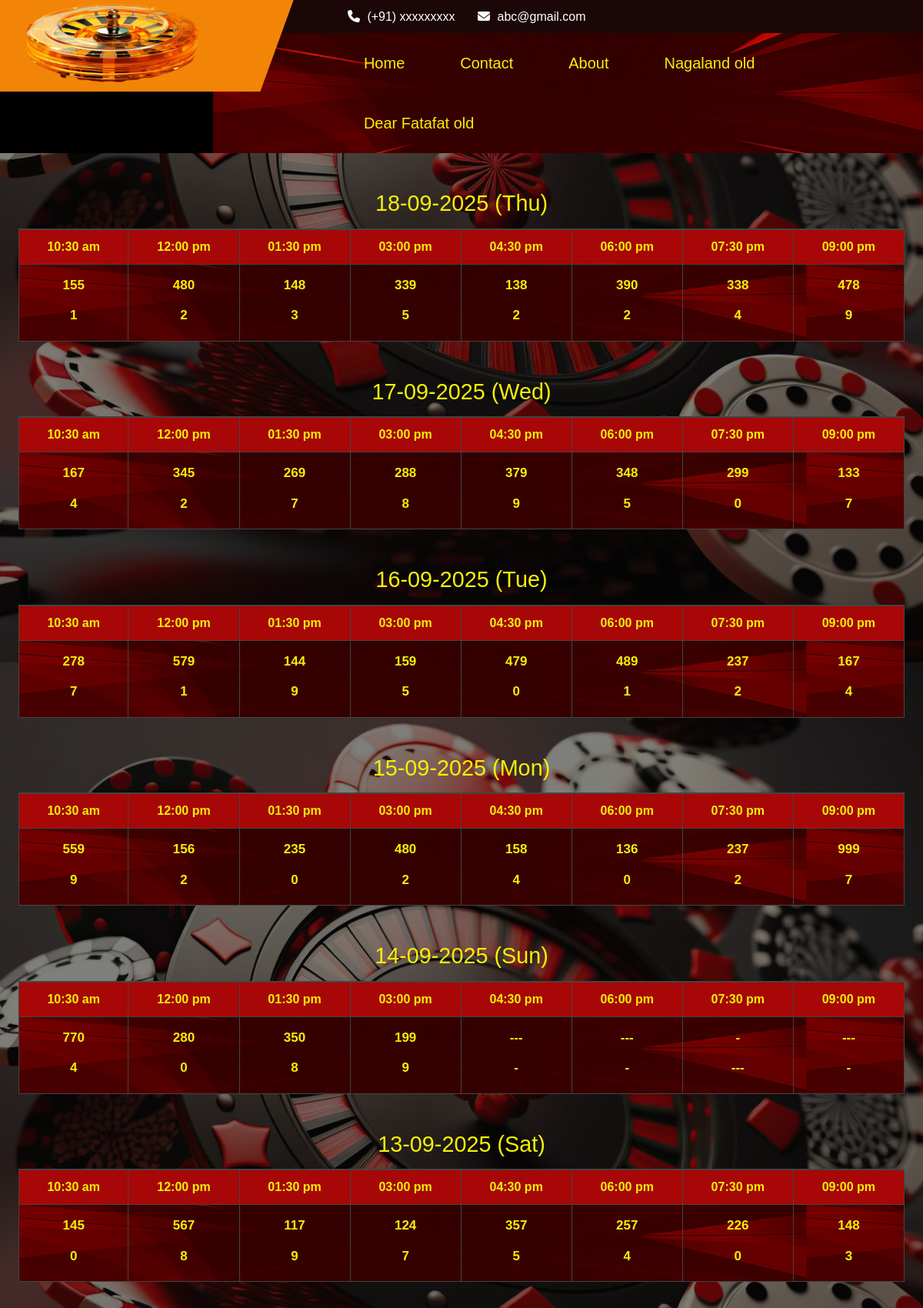
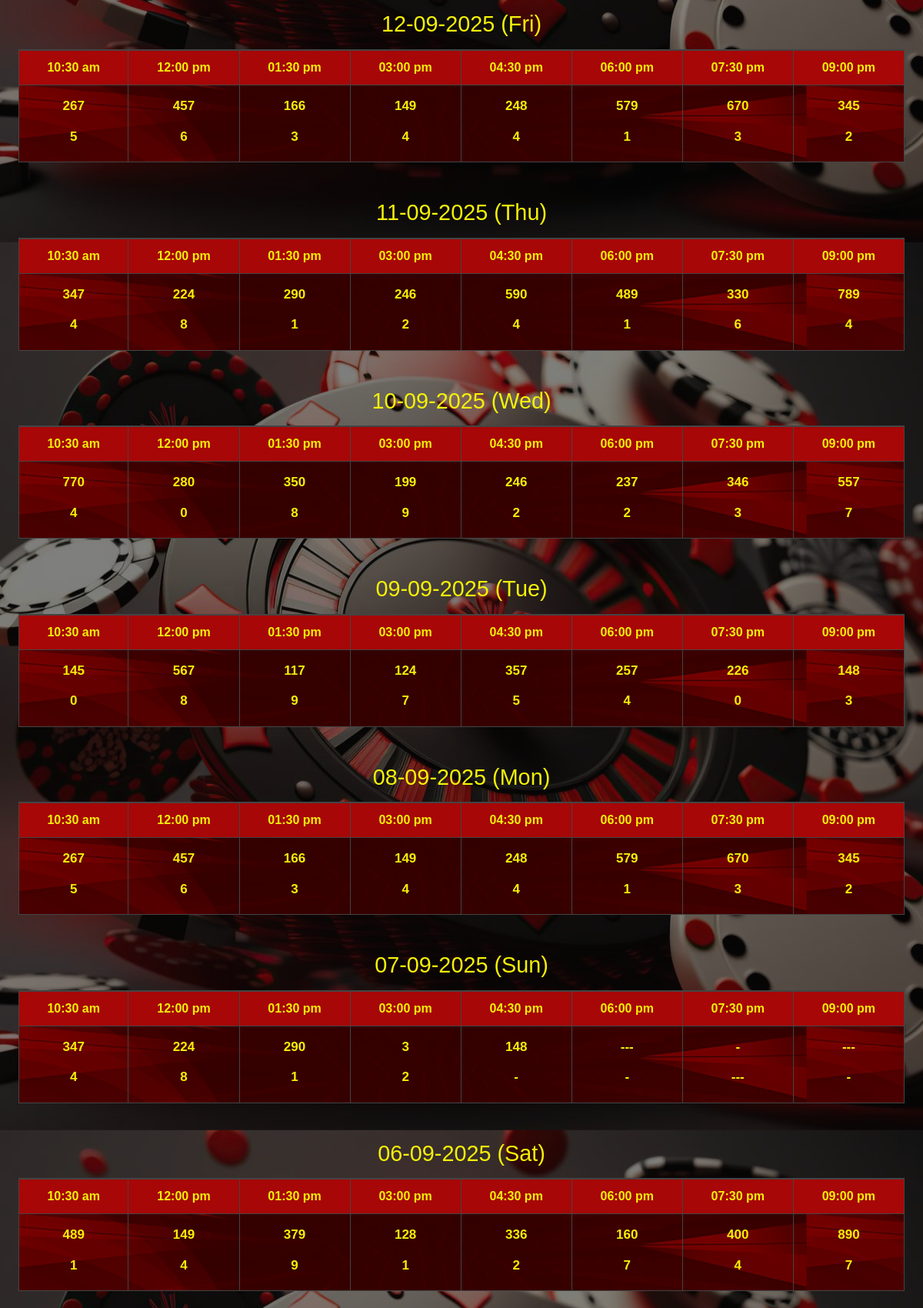
/old_fatafat (upper part), run on the app's committed database (2 pictures, top to bottom).
### app.py (models this page shows, shortened)
class Fatafat_Result(db.Model):
    __tablename__ = "fatafat"
    id = db.Column(db.Integer, primary_key=True)
    slot1_digit = db.Column(db.String(1), nullable=True)
    slot2_digit = db.Column(db.String(1), nullable=True)
    slot3_digit = db.Column(db.String(1), nullable=True)
    slot4_digit = db.Column(db.String(1), nullable=True)
    slot5_digit = db.Column(db.String(1), nullable=True)
    slot6_digit = db.Column(db.String(1), nullable=True)
    slot7_digit = db.Column(db.String(1), nullable=True)
    slot8_digit = db.Column(db.String(1), nullable=True)
    slot1_number = db.Column(db.String(3), nullable=True)
    slot2_number = db.Column(db.String(3), nullable=True)
    slot3_number = db.Column(db.String(3), nullable=True)
    slot4_number = db.Column(db.String(3), nullable=True)
    slot5_number = db.Column(db.String(3), nullable=True)
    slot6_number = db.Column(db.String(3), nullable=True)
    slot7_number = db.Column(db.String(3), nullable=True)
    slot8_number = db.Column(db.String(3), nullable=True)
    created_at = db.Column(db.DateTime, default=lambda: datetime.now(timezone("Asia/Kolkata")))

### app.py (the view)
@app.route("/old_fatafat")
def old_fatafat():
    now = datetime.now(timezone("Asia/Kolkata"))
    months_ago = now - relativedelta(months=months_for_old_results)
    today_start = now.replace(hour=0, minute=0, second=0, microsecond=0)
    fatafat_results = Fatafat_Result.query.filter(
        Fatafat_Result.created_at >= months_ago,
        Fatafat_Result.created_at < today_start
    ).order_by(Fatafat_Result.created_at.desc()).all()
    return render_template('old.html', flag=False,  results=fatafat_results, title="Fatafat Results")

### app.py (called while the page is built)
@app.context_processor
def inject_globals():
    return dict(global_array=global_array)

### templates/old.html (shortened to what this page needs)
{% extends 'layout.html' %}
{% block body %}
{% if results | length > 0 %}
    <div class="background-image">
        <div class="inner-background-image">
            <br><br>
            {% if flag %}
                {% for result in results %}
                    <div class="table-container">
                        <table class="main-table">
                            <tbody>
                                <tr style="padding: 0">
                                    <td colspan="13" style="padding:0">
                                    </td>
                                </tr>
                                <tr class="table-header">
                                    <td class="time-head">10:20 am</td>
                                    <td class="time-head">11:20 pm</td>
                                    <td class="time-head">12:20 pm</td>
                                    <td class="time-head">01:20 pm</td>
                                    <td class="time-head">02:20 pm</td>
                                    <td class="time-head">03:20 pm</td>
                                    <td class="time-head">04:20 pm</td>
                                    <td class="time-head">05:20 pm</td>
                                    <td class="time-head">06:20 pm</td>
                                    <td class="time-head">07:20 pm</td>
                                </tr>
                                <h1><span class="main-table-spanGap-time">{{result.created_at.strftime('%d-%m-%Y (%a)')}}</span></h1>
                                <tr>
                                    <td><span class="main-table-spanGap">{% if result.slot1_number %}{{result.slot1_number}}{% else %}---{% endif %}</span><span class="main-table-spanGap">{% if result.slot1_digit %}{{result.slot1_digit}}{% else %}-{% endif %}</span></td>
                                    <td><span class="main-table-spanGap">{% if result.slot2_number %}{{result.slot2_number}}{% else %}---{% endif %}</span><span class="main-table-spanGap">{% if result.slot2_digit %}{{result.slot2_digit}}{% else %}-{% endif %}</span></td>
                                    <td><span class="main-table-spanGap">{% if result.slot3_number %}{{result.slot3_number}}{% else %}---{% endif %}</span><span class="main-table-spanGap">{% if result.slot3_digit %}{{result.slot3_digit}}{% else %}-{% endif %}</span></td>
                                    <td><span class="main-table-spanGap">{% if result.slot4_number %}{{result.slot4_number}}{% else %}---{% endif %}</span><span class="main-table-spanGap">{% if result.slot4_digit %}{{result.slot4_digit}}{% else %}-{% endif %}</span></td>
                                    <td><span class="main-table-spanGap">{% if result.slot5_number %}{{result.slot5_number}}{% else %}---{% endif %}</span><span class="main-table-spanGap">{% if result.slot5_digit %}{{result.slot5_digit}}{% else %}-{% endif %}</span></td>
                                    <td><span class="main-table-spanGap">{% if result.slot6_number %}{{result.slot6_number}}{% else %}---{% endif %}</span><span class="main-table-spanGap">{% if result.slot6_digit %}{{result.slot6_digit}}{% else %}-{% endif %}</span></td>
                                    <td><span class="main-table-spanGap">{% if result.slot7_number %}{{result.slot7_number}}{% else %}---{% endif %}</span><span class="main-table-spanGap">{% if result.slot7_digit %}{{result.slot7_digit}}{% else %}-{% endif %}</span></td>
                                    <td><span class="main-table-spanGap">{% if result.slot8_number %}{{result.slot8_number}}{% else %}---{% endif %}</span><span class="main-table-spanGap">{% if result.slot8_digit %}{{result.slot8_digit}}{% else %}-{% endif %}</span></td>
                                    <td><span class="main-table-spanGap">{% if result.slot9_number %}{{result.slot9_number}}{% else %}---{% endif %}</span><span class="main-table-spanGap">{% if result.slot9_digit %}{{result.slot9_digit}}{% else %}-{% endif %}</span></td>
                                    <td><span class="main-table-spanGap">{% if result.slot10_number %}{{result.slot10_number}}{% else %}---{% endif %}</span><span class="main-table-spanGap">{% if result.slot10_digit %}{{result.slot10_digit}}{% else %}-{% endif %}</span></td>
                                </tr>
                            </tbody>
                        </table>
                    </div>
                    <br><br>
                {% endfor %}
            {% else %}
                {% for result in results %}
                    <div class="table-container">
                        <table class="main-table">
                            <tbody>
                                <tr style="padding: 0">
                                    <td colspan="13" style="padding:0">
                                    </td>
                                </tr>
                                <tr class="table-header">
                                    <td class="time-head">10:30 am</td>
                                    <td class="time-head">12:00 pm</td>
                                    <td class="time-head">01:30 pm</td>
                                    <td class="time-head">03:00 pm</td>
                                    <td class="time-head">04:30 pm</td>
                                    <td class="time-head">06:00 pm</td>
                                    <td class="time-head">07:30 pm</td>
                                    <td class="time-head">09:00 pm</td>
                                </tr>
                                <h1><span class="main-table-spanGap-time">{{result.created_at.strftime('%d-%m-%Y (%a)')}}</span></h1>
                                <tr>
                                    <td><span class="main-table-spanGap">{% if result.slot1_number %}{{result.slot1_number}}{% else %}---{% endif %}</span><span class="main-table-spanGap">{% if result.slot1_digit %}{{result.slot1_digit}}{% else %}-{% endif %}</span></td>
                                    <td><span class="main-table-spanGap">{% if result.slot2_number %}{{result.slot2_number}}{% else %}---{% endif %}</span><span class="main-table-spanGap">{% if result.slot2_digit %}{{result.slot2_digit}}{% else %}-{% endif %}</span></td>
                                    <td><span class="main-table-spanGap">{% if result.slot3_number %}{{result.slot3_number}}{% else %}---{% endif %}</span><span class="main-table-spanGap">{% if result.slot3_digit %}{{result.slot3_digit}}{% else %}-{% endif %}</span></td>
                                    <td><span class="main-table-spanGap">{% if result.slot4_number %}{{result.slot4_number}}{% else %}---{% endif %}</span><span class="main-table-spanGap">{% if result.slot4_digit %}{{result.slot4_digit}}{% else %}-{% endif %}</span></td>
                                    <td><span class="main-table-spanGap">{% if result.slot5_number %}{{result.slot5_number}}{% else %}---{% endif %}</span><span class="main-table-spanGap">{% if result.slot5_digit %}{{result.slot5_digit}}{% else %}-{% endif %}</span></td>
                                    <td><span class="main-table-spanGap">{% if result.slot6_number %}{{result.slot6_number}}{% else %}---{% endif %}</span><span class="main-table-spanGap">{% if result.slot6_digit %}{{result.slot6_digit}}{% else %}-{% endif %}</span></td>
                                    <td><span class="main-table-spanGap">{% if result.slot7_number %}{{result.slot7_number}}{% else %}-{% endif %}</span><span class="main-table-spanGap">{% if result.slot7_digit %}{{result.slot7_digit}}{% else %}---{% endif %}</span></td>
                                    <td><span class="main-table-spanGap">{% if result.slot8_number %}{{result.slot8_number}}{% else %}---{% endif %}</span><span class="main-table-spanGap">{% if result.slot8_digit %}{{result.slot8_digit}}{% else %}-{% endif %}</span></td>
                                </tr>
                            </tbody>
                        </table>
                    </div>
                    <br><br>
                {% endfor %}
            {% endif %}
        </div>
    </div>
{% else %}
    <div class="background-image">
        <div class="inner-background-image" style='min-height: 60vh;'>
            <p style='font-size: 32px; font-weight: 900; color: gray; min-height: 55vh; display: flex; justify-content: center; align-items: center'>No Data Found!!!</p>
        </div>
    </div>
{% endif %}
{% endblock body %}

### static/css/index.css (style rules this page uses)
* { box-sizing: border-box; margin: 0; padding: 0; font-family: Arial, sans-serif; }
.background-image { background-image: url('./bg.jpg'); background-position: center; }
.inner-background-image { background-color: #09080884; }
.sub-table, th, td { border: 1px solid #444; }
th, td { padding: 8px; text-align: center; }
* { margin: 0; padding: 0; box-sizing: border-box; }
.main-table-spanGap { display: block; padding-top: 4px; padding-bottom: 10px; text-align: center; color: #F4F008; font-weight: 600; }
.main-table-spanGap-time { color: #F4F008; display: flex; justify-content: center; align-items: center; margin-bottom: 15px; font-size: 1.8rem; }
.table-container { overflow-x: auto; width: 96%; justify-self: center; }
.main-table { width: 100%; border-collapse: collapse; font-size: 17px; font-weight: 500; min-width: 500px; background-image: url('/static/contest-bg.png'); }
.main-table td, .main-table th { border: 1.5px solid #444; padding: 10px 4px; text-align: center; word-break: break-word; }
.table-header { background-color: #a70707; color: #f4f008; font-weight: bold; font-size: 1rem; }

### static/css/nav.css (style rules this page uses)
* { margin:0; padding:0; box-sizing: border-box; }
h1, h2, h3, h4, h5, h6 { color: #4b505e; }

### static/css/all.css (style rules this page uses)
html { scroll-behavior: smooth; }
*,:after,:before { box-sizing: border-box; }

### static/css/login.css (style rules this page uses)
* { margin: 0; padding: 0; box-sizing: border-box; }

### static/css/contact.css (style rules this page uses)
*,html { scroll-behavior: smooth; margin: 0; padding: 0; }
*, *:after, *:before { -webkit-box-sizing: border-box; -moz-box-sizing: border-box; box-sizing: border-box; }
:root { --white:#fff; --black:#131417; --primary:#96161f; --primarylite:#fd242d; --gray:#6d7175; --dark:#232331; --darklite:#364256; --lite:#f8f9fa; --primaryfont:'Roboto Condensed', sans-serif; --secondaryfont:'Source Sans Pro', sans-serif; }
:root { --white: #ffffff; --dark: #131417; --lite: #f5f5f5; --primary: #4CAF50; --black: #000000; }
* { margin: 0; padding: 0; box-sizing: border-box; font-family: Arial, sans-serif; }

### data on the page
Fatafat_Result: created_at "18-09-2025 (Thu)", slot1_number "155", slot1_digit "1", slot2_number "480", slot2_digit "2", slot3_number "148", slot3_digit "3", slot4_number "339", slot4_digit "5", slot5_number "138", slot5_digit "2", slot6_number "390", slot6_digit "2", slot7_number "338", slot7_digit "4", slot8_number "478", slot8_digit "9"
Fatafat_Result: created_at "17-09-2025 (Wed)", slot1_number "167", slot1_digit "4", slot2_number "345", slot2_digit "2", slot3_number "269", slot3_digit "7", slot4_number "288", slot4_digit "8", slot5_number "379", slot5_digit "9", slot6_number "348", slot6_digit "5", slot7_number "299", slot7_digit "0", slot8_number "133", slot8_digit "7"
Fatafat_Result: created_at "16-09-2025 (Tue)", slot1_number "278", slot1_digit "7", slot2_number "579", slot2_digit "1", slot3_number "144", slot3_digit "9", slot4_number "159", slot4_digit "5", slot5_number "479", slot5_digit "0", slot6_number "489", slot6_digit "1", slot7_number "237", slot7_digit "2", slot8_number "167", slot8_digit "4"
Fatafat_Result: created_at "15-09-2025 (Mon)", slot1_number "559", slot1_digit "9", slot2_number "156", slot2_digit "2", slot3_number "235", slot3_digit "0", slot4_number "480", slot4_digit "2", slot5_number "158", slot5_digit "4", slot6_number "136", slot6_digit "0", slot7_number "237", slot7_digit "2", slot8_number "999", slot8_digit "7"
Fatafat_Result: created_at "14-09-2025 (Sun)", slot1_number "770", slot1_digit "4", slot2_number "280", slot2_digit "0", slot3_number "350", slot3_digit "8", slot4_number "199", slot4_digit "9"
Fatafat_Result: created_at "13-09-2025 (Sat)", slot1_number "145", slot1_digit "0", slot2_number "567", slot2_digit "8", slot3_number "117", slot3_digit "9", slot4_number "124", slot4_digit "7", slot5_number "357", slot5_digit "5", slot6_number "257", slot6_digit "4", slot7_number "226", slot7_digit "0", slot8_number "148", slot8_digit "3"
Fatafat_Result: created_at "12-09-2025 (Fri)", slot1_number "267", slot1_digit "5", slot2_number "457", slot2_digit "6", slot3_number "166", slot3_digit "3", slot4_number "149", slot4_digit "4", slot5_number "248", slot5_digit "4", slot6_number "579", slot6_digit "1", slot7_number "670", slot7_digit "3", slot8_number "345", slot8_digit "2"
Fatafat_Result: created_at "11-09-2025 (Thu)", slot1_number "347", slot1_digit "4", slot2_number "224", slot2_digit "8", slot3_number "290", slot3_digit "1", slot4_number "246", slot4_digit "2", slot5_number "590", slot5_digit "4", slot6_number "489", slot6_digit "1", slot7_number "330", slot7_digit "6", slot8_number "789", slot8_digit "4"
Fatafat_Result: created_at "10-09-2025 (Wed)", slot1_number "770", slot1_digit "4", slot2_number "280", slot2_digit "0", slot3_number "350", slot3_digit "8", slot4_number "199", slot4_digit "9", slot5_number "246", slot5_digit "2", slot6_number "237", slot6_digit "2", slot7_number "346", slot7_digit "3", slot8_number "557", slot8_digit "7"
Fatafat_Result: created_at "09-09-2025 (Tue)", slot1_number "145", slot1_digit "0", slot2_number "567", slot2_digit "8", slot3_number "117", slot3_digit "9", slot4_number "124", slot4_digit "7", slot5_number "357", slot5_digit "5", slot6_number "257", slot6_digit "4", slot7_number "226", slot7_digit "0", slot8_number "148", slot8_digit "3"
Fatafat_Result: created_at "08-09-2025 (Mon)", slot1_number "267", slot1_digit "5", slot2_number "457", slot2_digit "6", slot3_number "166", slot3_digit "3", slot4_number "149", slot4_digit "4", slot5_number "248", slot5_digit "4", slot6_number "579", slot6_digit "1", slot7_number "670", slot7_digit "3", slot8_number "345", slot8_digit "2"
Fatafat_Result: created_at "07-09-2025 (Sun)", slot1_number "347", slot1_digit "4", slot2_number "224", slot2_digit "8", slot3_number "290", slot3_digit "1", slot4_number "3", slot4_digit "2", slot5_number "148"
Fatafat_Result: created_at "06-09-2025 (Sat)", slot1_number "489", slot1_digit "1", slot2_number "149", slot2_digit "4", slot3_number "379", slot3_digit "9", slot4_number "128", slot4_digit "1", slot5_number "336", slot5_digit "2", slot6_number "160", slot6_digit "7", slot7_number "400", slot7_digit "4", slot8_number "890", slot8_digit "7"
